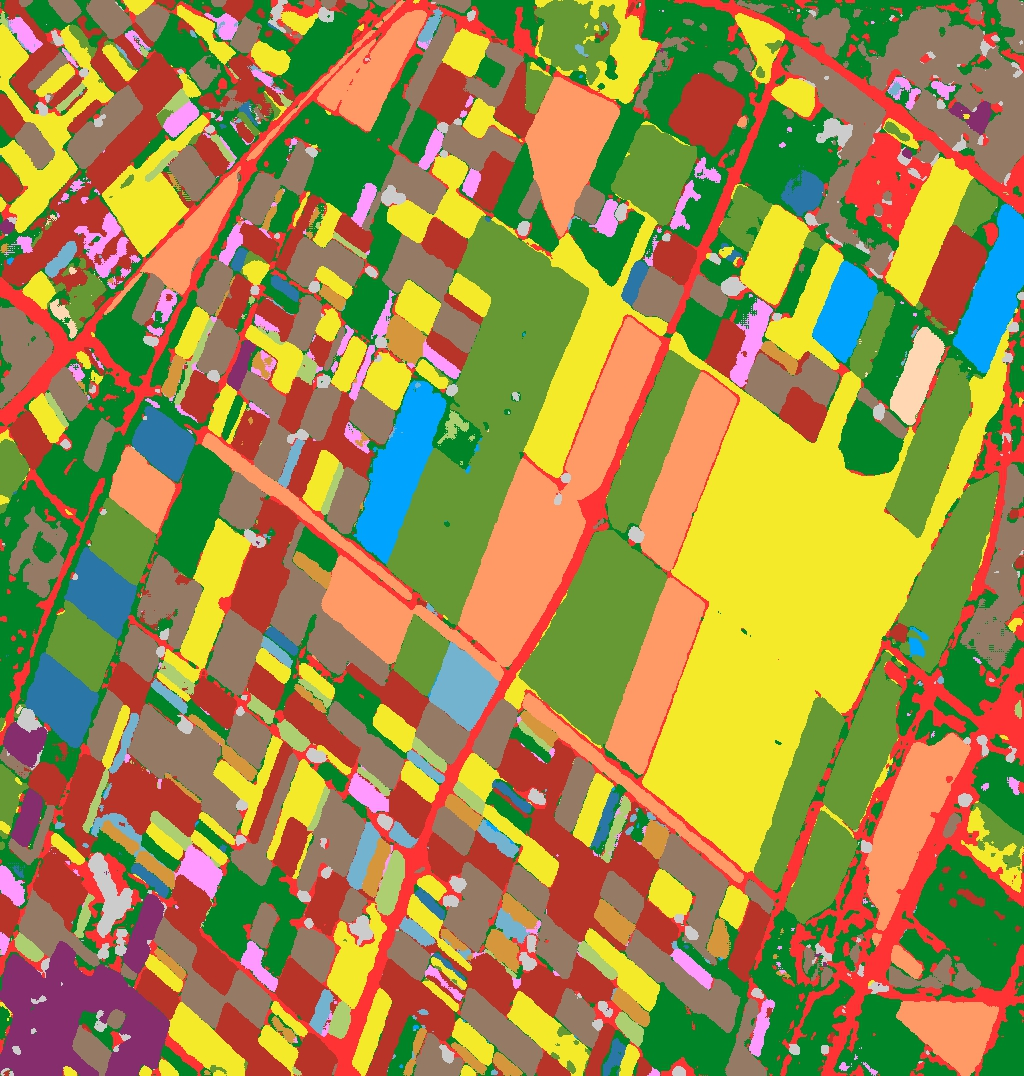

Recreate this plot in Python.
import tensorflow as tf 
import datetime
from tensorflow.python import debug as tf_debug
from utils import batch_yield,get_logger,full_image_yield,get_image
from image_split import image_yield,image_save,image_test,validation_yield
from net_utils import complex_cross_dilated_conv,crop_and_concat,max_pool,focal_loss,complex_cross_conv,complex_cross_deconv,complex_cross_fc
from collections import OrderedDict
from utils import *
from math import log
import os
from evaluator import evaluator

class CRPM_Net(object):
    def __init__(self,batch_size,image_size,raw_path,num_label,regularation_rate,learning_rate,logger_path,
                 decay_rate,is_training,data_file,label_file,dev_data_file,clip,num_epochs,model_path):
        '''
            standard:   training standard. 1: Cs-CNN 2: CRPM-Net
            channel:   Input data channel. 18: L,P,C-band complex_cross-value [C]. 27: L,P,C-band real-value [C].
            filter_size: Base convlution kernel size
            features_root: the channel number of first convolution layer
            image_size: Sliding window size for CRPM-Net
            stride: Slideing wondow size for CRPM-Net
        '''
        self.data_path = data_file
        self.label_path = label_file
        self.dev_data_path = dev_data_file
        self.batch_size = batch_size
        self.image_size = image_size
        self.num_label = num_label
        self.model_path = model_path
        self.clip = clip
        self.standard = 2  
        self.layers = 3
        self.filter_size = 3
        self.channels = 18 
        self.features_root = 12
        self.num_epochs = num_epochs
        self.learning_rate = learning_rate
        self.decay_rate = decay_rate
        self.is_training = is_training 
        self.stride=64
        self.raw_path=raw_path
        self.image_size=128
        self.logger = get_logger(logger_path)
        self.regularizer = tf.contrib.layers.l2_regularizer(0.0001)

    def build_graph(self):
        self.add_placeholder()
        if self.standard == 1:
            self.inference_Cs_CNN()
        else:
            self.inference_CRPM_Net()
        
        if self.standard == 1:
            self.loss_focal_loss()
            self.train_step_Cs_CNN()
        else:
            self.loss()
            self.train_step_CRPM_Net()

    def add_placeholder(self):
        self.input_real = tf.placeholder(tf.float32,shape=[None,None,None,self.channels],name="batch_real")
        self.input_imag = tf.placeholder(tf.float32,shape=[None,None,None,self.channels],name="batch_imag")
        self.decay_steps = tf.placeholder(tf.int32,name="decay_steps")
        self.keep_prob = tf.placeholder(tf.float32, name="dropout_probability")  # dropout for Cs-CNN
        if self.standard==2:
            self.keep_prob2 = tf.placeholder(tf.float32, name="dropout2_probability")  # dropout for CRPM-Net

    def down_conv(self):
        #Cs-CNN inference
        dw_h_convs = OrderedDict()
        pools = OrderedDict()
        x = [self.input_real,self.input_imag]
        for layer in range(self.layers):
            features = 2 ** layer * self.features_root
            if layer == 0:
                conv1_real,conv1_imag = complex_cross_conv(input_real=x[0],input_imag=x[1],
                                                                            scope_name="down_conv_"+str(layer)+'/'+'conv1',
                                                                            input_shape=[self.filter_size, self.filter_size, self.channels, features],
                                                                            keep_prob=self.keep_prob,padding='VALID',regularizer=self.regularizer)
                print([self.filter_size, self.filter_size, self.channels, features])
            elif layer<self.layers-1:
                conv1_real,conv1_imag = complex_cross_conv(input_real=x[0],input_imag=x[1],
                                                                            scope_name="down_conv_"+str(layer)+'/'+'conv1',
                                                                            input_shape=[self.filter_size, self.filter_size, features // 2, features],
                                                                            keep_prob=self.keep_prob,padding='VALID',regularizer=self.regularizer)
                print([self.filter_size, self.filter_size, features // 2, features])
            else:
                conv1_real,conv1_imag = complex_cross_conv(input_real=x[0],input_imag=x[1],
                                                                            scope_name="down_conv_"+str(layer)+'/'+'conv1',
                                                                            input_shape=[1,1, features // 2, features],
                                                                            keep_prob=self.keep_prob,padding='VALID',regularizer=self.regularizer)
            dw_h_convs[layer]  = [conv1_real,conv1_imag]
            if layer < self.layers - 1:
                pools[layer] = [max_pool(dw_h_convs[layer][0], 2),max_pool(dw_h_convs[layer][1], 2)]
                x = pools[layer]
        return dw_h_convs

    def down_atrous_conv(self):
        #C-Dilated-CNN inference
        self.input_raw_r = tf.placeholder(tf.float32,shape=[None,None,None,self.channels],name="batch_images_uncroped_r")
        self.input_raw_i = tf.placeholder(tf.float32,shape=[None,None,None,self.channels],name="batch_images_uncroped_i")
        dw_h_convs = OrderedDict()
        pools = OrderedDict()
        x = [self.input_raw_r,self.input_raw_i]
        for layer in range(self.layers):
            print(layer)
            print(x[0].get_shape().as_list())
            features = 2 ** layer * self.features_root
            if layer == 0:
                conv1_real,conv1_imag = complex_cross_conv(input_real=x[0],input_imag=x[1],
                                                                            scope_name="down_conv_"+str(layer)+'/'+'conv1',
                                                                            input_shape=[self.filter_size, self.filter_size, self.channels, features],
                                                                            keep_prob=self.keep_prob,padding='SAME',regularizer=self.regularizer)
                print([self.filter_size, self.filter_size, self.channels, features])
            elif layer<self.layers-1:
                conv1_real,conv1_imag = complex_cross_dilated_conv(input_real=x[0],input_imag=x[1],
                                                                            scope_name="down_conv_"+str(layer)+'/'+'conv1',
                                                                            input_shape=[self.filter_size, self.filter_size, features // 2, features],
                                                                            keep_prob=self.keep_prob,regularizer=self.regularizer)
                print([self.filter_size, self.filter_size, features // 2, features])
            else:
                conv1_real,conv1_imag = complex_cross_conv(input_real=x[0],input_imag=x[1],
                                                                            scope_name="down_conv_"+str(layer)+'/'+'conv1',
                                                                            input_shape=[1,1, features // 2, features],
                                                                            keep_prob=self.keep_prob,padding='SAME',regularizer=self.regularizer)

            dw_h_convs[layer]  = [conv1_real,conv1_imag]
            print([self.filter_size, self.filter_size, features, features])
            print('\n')
            if layer < self.layers - 1:
                pools[layer] = [max_pool(dw_h_convs[layer][0], 2,1,"SAME"),max_pool(dw_h_convs[layer][1], 2,1,'SAME')]
                x = pools[layer]
        return dw_h_convs


    def inference_Cs_CNN(self):
        self.label = tf.placeholder(tf.int32,shape=[None],name="image_label")
        self.up_h_convs = OrderedDict()
        dw_h_convs = self.down_conv()
        x = dw_h_convs[self.layers - 1]       
        flat_real = tf.reshape(x[0],[tf.shape(self.input_real)[0],-1])
        flat_imag = tf.reshape(x[1],[tf.shape(self.input_real)[0],-1])
        #input_real,input_imag,scope_name,input_shape,isActive
        fc_real,fc_imag = complex_cross_fc(flat_real,flat_imag,'fc',[self.features_root*4,self.num_label],False)
        logits_real = tf.expand_dims(fc_real,-1)
        logits_imag = tf.expand_dims(fc_imag,-1)
        self.real = logits_real
        self.imag = logits_imag
        self.mold = tf.sqrt(tf.add(tf.square(logits_real),tf.square(logits_imag)))
        self.phase = tf.atan(tf.div(logits_imag,tf.add(logits_real,tf.constant(1e-8))))
        self.logits = tf.concat((logits_real,logits_imag,self.mold,self.phase),-1)
        #[batch_size,num_label]
        with tf.variable_scope("mold_phase"):
            self.weight = tf.get_variable(
                    name="weight_model",
                    shape=[4,1],
                    initializer=tf.contrib.layers.xavier_initializer(),
                    dtype=tf.float32)
            self.logits = tf.reshape(tf.matmul(tf.reshape(self.logits,[-1,4]),self.weight),[tf.shape(self.input_real)[0],self.num_label])
        self.out = tf.argmax(self.logits,1)

    def inference_CRPM_Net(self):
        self.label = tf.placeholder(tf.int32,shape=[None,None,None],name="image_label")
        self.up_h_convs = OrderedDict()
        deconv_dic = OrderedDict()

        # Encoder network   Cs-CNN
        dw_h_convs = self.down_conv()
        x = dw_h_convs[self.layers - 1]
        flat_real = tf.reshape(x[0],[-1,self.features_root*4])
        flat_imag = tf.reshape(x[1],[-1,self.features_root*4])
        fc_real,fc_imag = complex_cross_fc(flat_real,flat_imag,'fc',[self.features_root*4,self.num_label],False)
        heat_x = [tf.reshape(fc_real,[tf.shape(x[0])[0],tf.shape(x[0])[1],tf.shape(x[0])[2],self.num_label]),tf.reshape(fc_imag,[tf.shape(x[1])[0],tf.shape(x[1])[1],tf.shape(x[1])[2],self.num_label])]
        #C-Dilated CNN
        dw_h_convs_atrous = self.down_atrous_conv()

        if self.is_training:
            x_atrous = dw_h_convs_atrous[self.layers-1]
            flat_real_atrous = tf.reshape(x_atrous[0],[-1,self.features_root*4])
            flat_imag_atrous = tf.reshape(x_atrous[1],[-1,self.features_root*4])    

            fc_real_atrous,fc_imag_atrous = complex_cross_fc(flat_real_atrous,flat_imag_atrous,'fc',[self.features_root*4,self.num_label],False)
            
            logits_real_atrous = tf.expand_dims(fc_real_atrous,-1)
            logits_imag_atrous = tf.expand_dims(fc_imag_atrous,-1)
            mold_atrous = tf.sqrt(tf.add(tf.square(logits_real_atrous),tf.square(logits_imag_atrous)))
            phase_atrous = tf.atan(tf.div(logits_imag_atrous,tf.add(logits_real_atrous,tf.constant(1e-8))))
            self.logits_atrous = tf.concat((logits_real_atrous,logits_imag_atrous,mold_atrous,phase_atrous),-1)
            
            with tf.variable_scope("mold_phase"):
                weight_atrous1 = tf.get_variable(
                        name="weight_model",
                        shape=[4,1],
                        initializer=tf.contrib.layers.xavier_initializer(),
                        dtype=tf.float32)

            # Fusion of score map of C-Dilated CNN and training pixels
            self.logits_atrous = tf.reshape(tf.matmul(tf.reshape(self.logits_atrous,[-1,4]),weight_atrous1),[tf.shape(x_atrous[0])[0],tf.shape(x_atrous[0])[1],tf.shape(x_atrous[0])[2],self.num_label])            
            self.label_dilate = tf.cast(tf.argmax(self.logits_atrous,3),tf.int32)
            b_ =  tf.scalar_mul(16, tf.ones_like(self.label, dtype=tf.int32))
            self.weight_loss = tf.where(tf.equal(self.label,b_),tf.scalar_mul(0,tf.ones_like(self.label, dtype=tf.float32)),
                                    tf.scalar_mul(1, tf.ones_like(self.label, dtype=tf.float32)))
            self.label_new = tf.where(tf.equal(self.label,b_),self.label_dilate,self.label)
            self.weight_loss = tf.where(tf.not_equal(self.label_new,self.label_dilate), tf.scalar_mul(1, tf.ones_like(self.label, dtype=tf.float32)),
                                    self.weight_loss)

        # Decoder network
        for layer in range(self.layers-2,-1,-1):
            features = 2 ** (layer + 1) * self.features_root
            if layer==self.layers-2:
                h_deconv_r,h_deconv_i = complex_cross_deconv(input_real=heat_x[0],input_imag=heat_x[1],
                                                                scope_name="up_conv_"+str(layer)+'/',
                                                                input_shape=[2, 2, features // 2, self.num_label])
            else:
                h_deconv_r,h_deconv_i = complex_cross_deconv(input_real=heat_x[0],input_imag=heat_x[1],
                                                                scope_name="up_conv_"+str(layer)+'/',
                                                                input_shape=[2, 2, features // 2, features])
            h_deconv_concat = [crop_and_concat(dw_h_convs[layer][0], h_deconv_r),crop_and_concat(dw_h_convs[layer][1], h_deconv_i)]
            deconv_dic[layer] = h_deconv_concat
            if layer==0:
                x_dilate = dw_h_convs_atrous[self.layers-2]

                h_deconv_concat = [crop_and_concat(h_deconv_concat[0], x_dilate[0]),crop_and_concat(h_deconv_concat[1], x_dilate[1])]
                conv1_r,conv1_i = complex_cross_conv(input_real=h_deconv_concat[0],input_imag=h_deconv_concat[1],
                                                scope_name="up_conv_"+str(layer)+'/'+'conv1',
                                                input_shape=[self.filter_size, self.filter_size, features*2, features // 2],
                                                keep_prob=self.keep_prob2,padding='SAME',regularizer=self.regularizer)
            else:
                conv1_r,conv1_i = complex_cross_conv(input_real=h_deconv_concat[0],input_imag=h_deconv_concat[1],
                                                scope_name="up_conv_"+str(layer)+'/'+'conv1',
                                                input_shape=[self.filter_size, self.filter_size, features, features // 2],
                                                keep_prob=self.keep_prob2,padding='SAME',regularizer=self.regularizer)

            heat_x[0],heat_x[1] = conv1_r,conv1_i;
            self.up_h_convs[layer] = heat_x
        
        conv_out_r,conv_out_i = complex_cross_conv(input_real=heat_x[0],input_imag=heat_x[1],
                                            scope_name='output_map/conv1x1',
                                            input_shape=[1, 1, self.features_root, self.num_label],
                                            keep_prob=tf.constant(1.0),padding='VALID',regularizer=self.regularizer)

        logits_real = tf.expand_dims(conv_out_r,-1)
        logits_imag = tf.expand_dims(conv_out_i,-1)
        self.mold = tf.sqrt(tf.add(tf.square(logits_real),tf.square(logits_real)))
        self.phase = tf.atan(tf.div(logits_imag,tf.add(logits_real,tf.constant(1e-8))))
        self.logits = tf.concat((logits_real,logits_imag,self.mold,self.phase),-1)
        #[batch_size,num_label]
        with tf.variable_scope("mold_phase_U_Net"):
            self.weight = tf.get_variable(
                    name="weight_model",
                    shape=[4,1],
                    initializer=tf.contrib.layers.xavier_initializer(),
                    dtype=tf.float32)
        self.logits = tf.reshape(tf.matmul(tf.reshape(self.logits,[-1,4]),self.weight),[tf.shape(self.input_real)[0],tf.shape(conv_out_r)[1],tf.shape(conv_out_r)[2],self.num_label])
        self.out = tf.argmax(self.logits,3)

    def loss_focal_loss(self):
        labels_one_hot = tf.one_hot(self.label,16)
        with tf.variable_scope("loss"):
            self.loss = focal_loss(prediction_tensor=self.logits,target_tensor=labels_one_hot)
            self.loss = tf.reduce_mean(self.loss)+tf.add_n(tf.get_collection('losses'))

    def loss(self):
        with tf.variable_scope("loss"):
            annotation = tf.expand_dims(self.label,-1,name="annotation")
            self.loss = tf.nn.sparse_softmax_cross_entropy_with_logits(logits=self.logits,
                                    labels=self.label)
            self.loss = tf.reduce_mean(self.loss)+tf.add_n(tf.get_collection('losses'))

    def train_step_CRPM_Net(self):
        self.global_step = tf.Variable(0,name="global_step",trainable=False)
        var_up = tf.trainable_variables()[17:]
        print(len(var_up))
        variables_names = [v.name for v in tf.trainable_variables()[17:]]
        print(variables_names)
        optim = tf.train.AdamOptimizer(learning_rate=tf.train.exponential_decay(self.learning_rate,self.global_step,self.decay_steps,self.decay_rate,staircase=False))
        grads_and_vars = optim.compute_gradients(self.loss,var_up)
        grads_and_vars_clip = []
        for g,v in grads_and_vars:
            print(v.name)
            print(g)
            grads_and_vars_clip.append([tf.clip_by_value(g, -self.clip, self.clip), v])
        
        capped_grads_and_vars = []
        for g_v in grads_and_vars_clip:
            for var in var_up:
                if g_v[1]==var:
                    print(g_v[1].name)
                    capped_grads_and_vars.append((g_v[0],g_v[1]))

        self.train_op = optim.apply_gradients(capped_grads_and_vars, global_step=self.global_step)
    

    def train_step_Cs_CNN(self):
        self.global_step = tf.Variable(0,name="global_step",trainable=False)
        optim = tf.train.AdamOptimizer(learning_rate=tf.train.exponential_decay(self.learning_rate,self.global_step,self.decay_steps,self.decay_rate,staircase=False))
        grads_and_vars = optim.compute_gradients(self.loss)
        grads_and_vars_clip = [[tf.clip_by_value(g, -self.clip, self.clip), v] for g, v in grads_and_vars]
        self.train_op = optim.apply_gradients(grads_and_vars_clip, global_step=self.global_step)
 

    def restore_step2(self,sess):
        var_up = tf.trainable_variables()[:17]

        saver = tf.train.Saver(var_up)
        saver.restore(sess,ckpt_file)
        print('step1 model restored...')


    def model_restore(self):
        #model_saver = tf.train.Saver(tf.global_variables())
        config = tf.ConfigProto()
        config.gpu_options.allow_growth = True
        sess = tf.Session(config=config)
        saver = tf.train.Saver()

        sess.run(tf.global_variables_initializer())
        variables_names = [v.name for v in tf.trainable_variables()]
        print(variables_names)
        saver.restore(sess,self.model_path)
        print('model restored...')

        #model_saver.save(sess,self.model_path,global_step=0)
        
        return sess

    def test(self,sess):
        start_time = datetime.datetime.now()
        img_r,img_i,lab = image_test(self.raw_path,self.label_path)
        img_r_raw = image_add_border(img_r[0],[img_r[0].shape[0]+6,img_r[0].shape[1]+6])
        img_i_raw = image_add_border(img_i[0],[img_i[0].shape[0]+6,img_i[0].shape[1]+6])
        feed_dict={self.input_real:[img_r_raw],self.input_imag:[img_i_raw],self.input_raw_r:img_r,self.input_raw_i:img_i,self.label:lab,self.decay_steps:1,self.keep_prob:1.,self.keep_prob2:1.}
        
        pred_label = sess.run(self.out, feed_dict=feed_dict)
        print("image_size: "+str(pred_label.shape[1:]))
        print("classification time: "+(str(datetime.datetime.now()-start_time)[5:])+' (s)')
        print('classification image saving...')
        pred_file = image_save(pred_label[0,...],pred_label.shape[1],pred_label.shape[2],"CRPM_Net",self.label_path,True)
        evaluator(pred_file,self.label_path)


    def test_dilate(self,sess):
        img_r,img_i,lab = image_test(self.raw_path,self.label_path)
        feed_dict={self.input_raw_r:img_r,self.input_raw_i:img_i,self.decay_steps:1,self.keep_prob:1.,self.keep_prob2:1.}
        start_time = datetime.datetime.now()
        [pred_label] = sess.run([self.label_dilate], feed_dict=feed_dict)
        print(pred_label.shape)
        image_save(pred_label[0,...],pred_label.shape[1],pred_label.shape[2],"dilated_pred",self.label_path,True)
        print("Evaluating...")
        print("%d s costed"%((datetime.datetime.now()-start_time).seconds))

    def train(self):
        model_saver = tf.train.Saver(tf.global_variables())
        config = tf.ConfigProto()
        config.gpu_options.allow_growth = True
        with tf.Session(config=config) as sess: 
            loss_lst,acc_lst,acc_cls_lst = [],[],[]
            sess.run(tf.global_variables_initializer())
            variables_names = [v.name for v in tf.trainable_variables()]
            values = sess.run(variables_names)
            for k,v in zip(variables_names,values):
                print("Variable: ",k)
                print("Shape: ",v.shape)
            print(variables_names[:17])
            if self.standard == 2:
                self.restore_step2(sess)
            for epoch in range(self.num_epochs):
                global_step = sess.run(self.global_step)
                loss,acc = self.run_one_epoch(sess,model_saver,epoch+1,global_step,0.75)#keep_prob
                loss_lst.append(loss)
                acc_lst.append(acc)
                if epoch and epoch%100==0:
                    np.save('loss.npy',np.array(loss_lst))
                    np.save('acc.npy',np.array(acc_lst))


    def run_one_epoch(self,sess,model_saver,epoch,global_step,keep_prob):
        loss_total = []
        accuracy = 0
        print("global_step: %d"%global_step)
        if epoch==1:
            is_shuffle = False
        else:
            is_shuffle = True
        print('****************epoch start****************')
        data_real,data_imag = matReader(self.raw_path)
        label = sio.loadmat(self.label_path)['clas1']
        label_sample = np.load('sample.npy')
        if self.standard==2:
            batch_generator = image_yield(data_real,data_imag,label_sample,self.stride,self.image_size,self.batch_size,False)
        else:
            batch_generator = batch_yield(self.batch_size,self.data_path,is_shuffle,data_real,data_imag,label)
        #batch_generator = batch_yield(self.batch_size,self.data_path,is_shuffle)
        start_time = datetime.datetime.now()
        for step,(batch_num,image_batch_real,image_batch_imag,label_batch) in enumerate(batch_generator,1):
            if self.standard==2:
                feed_dict={self.input_real:image_batch_real[0],self.input_raw_r:image_batch_real[1],
                                    self.input_imag:image_batch_imag[0],self.input_raw_i:image_batch_imag[1],
                                    self.label:label_batch,self.decay_steps:batch_num,self.keep_prob:keep_prob,
                                    self.keep_prob2:keep_prob}
            else:
                feed_dict={self.input_real:image_batch_real,self.input_imag:image_batch_imag,self.label:label_batch,self.decay_steps:batch_num,self.keep_prob:keep_prob}
            
            _,loss,pred_label,steps = sess.run([self.train_op,self.loss,self.out,self.global_step],feed_dict=feed_dict)
            loss_total.append(loss)
            if step%10==0:
                print("%d / %d batch(s) processed in %dth epoch used %d sec and loss is %.4f" %(step,batch_num,epoch,(datetime.datetime.now()-start_time).seconds,loss))
                start_time = datetime.datetime.now()
               
            if step==batch_num:
                self.logger.info("%s >> %d epoch(s), %d step(s)" %(datetime.datetime.now(),epoch,step))
                if self.standard==2:
                    if epoch%5==0:
                        d_r,d_i,l= validation_yield1(data_real,data_imag,label_sample,self.image_size)
                        if self.standard==2:
                            feed_dict={self.input_real:d_r[0],self.input_raw_r:d_r[1],
                                                self.input_imag:d_i[0],self.input_raw_i:d_i[1],
                                                self.label:l,self.decay_steps:batch_num,
                                                self.keep_prob:1.,self.keep_prob2:1.}
                        else:
                            feed_dict={self.input_real:d_r,self.input_imag:d_i,self.label:l,self.decay_steps:batch_num,self.keep_prob:1.}
                        loss1,pred_label,label_1 = sess.run([self.loss,self.out,self.label_new],feed_dict=feed_dict)
                        correct_predict = tf.equal(pred_label,label_1)
                        accuracy1 = sess.run(tf.reduce_mean(tf.cast(correct_predict,tf.float32)))
                        
                        self.logger.info("**********train batch evaluation**********")
                        self.logger.info(">> %dth train_batch in %d epoch(s) / Accuracy:  %.4f / Loss: %.4f" %(step,epoch,accuracy1,loss1))
                        for i in range(len(l)):
                            image_save(pred_label[i,...],l[i].shape[0],l[i].shape[0],"sample_out/image1"+str(i)+"_pred.jpg")
                            image_save(label_1[i,...],label_1[i].shape[0],label_1[i].shape[0],"sample_out/image1"+str(i)+"_corr.jpg")
                        #cv2.imwrite("image_1"+str(i)+"_real.jpg",image_batch[i,...])
                elif epoch%1==0:
            
                    weight = sess.run([self.weight])
                    print(weight)
                    label_corr,loss,label_cls = self.test_pred(sess,100,self.dev_data_path)
                    accuracy = label_corr[0]/float(label_corr[1])
                    acc_cls = []
                    tag = ['grass: ','flax: ','potato: ','wheat: ','rapessed: ','beet: ','barley: ','peas: ','maize: ','bean: ','fruit: ','onion: ','oat: ','lucerne: ','building: ','road: ']
                    for i in range(16):
                        acc_cls.append(label_cls[i][0]/float(label_cls[i][1]))
                        print(tag[i]+"%4f"%(acc_cls[i]))
                    self.logger.info("**********validation evaluation**********")
                    self.logger.info("Validation >> %dth step in %d epoch(s) / Accuracy:  %.4f / Loss: %.4f" %(step,epoch,accuracy,loss))
            if step==batch_num and epoch%5==0:
                model_saver.save(sess, self.model_path,global_step=epoch)
        return np.mean(np.array(loss_total)),accuracy
    


   



                


